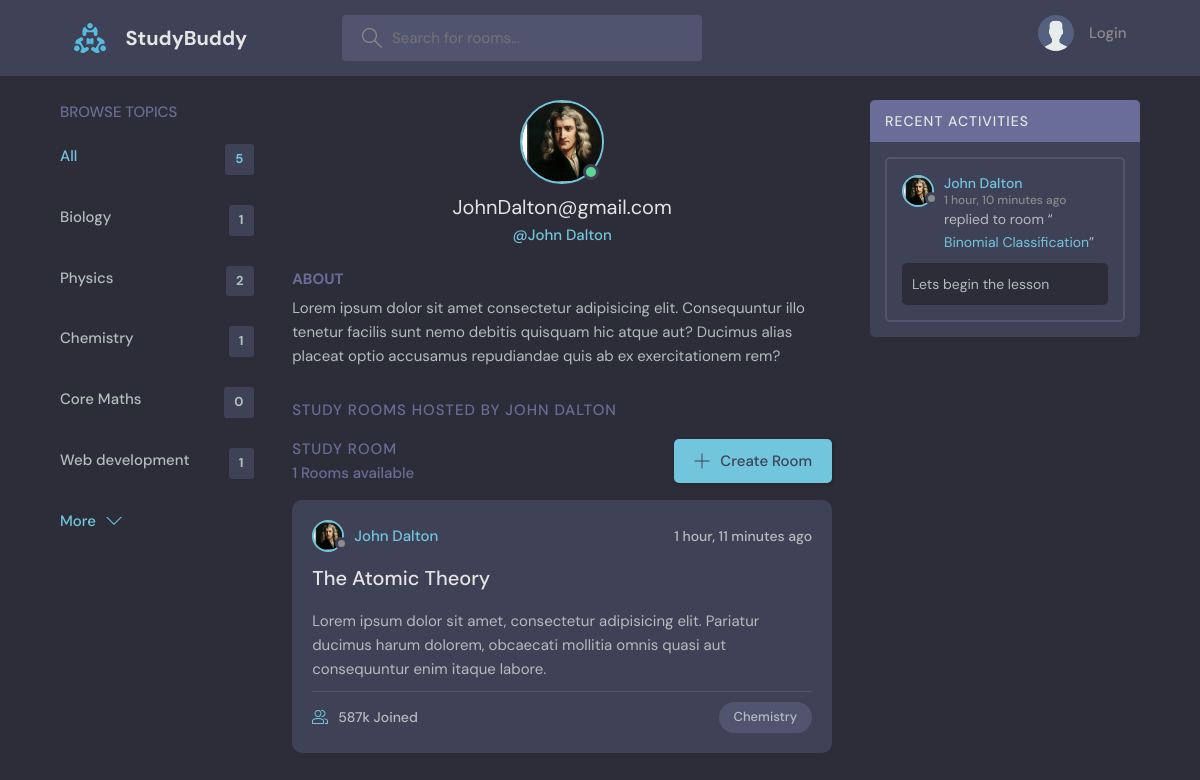
The page /profile/3 on the database its author committed.
### base/models.py (models this page shows)
class Topic(models.Model):
    name = models.CharField(max_length=200)
    def __str__(self):
        return self.name

class User(AbstractUser):
    full_name = models.CharField(max_length=200)
    username = models.CharField(max_length=200)
    email = models.EmailField(unique=True)
    bio = models.TextField(null=True, blank=True)
    avatar = models.ImageField(null=True, default="avatar.svg")
    USERNAME_FIELD = 'email'
    REQUIRED_FIELDS = ['username']
    def __str__(self):
        return self.username

class Room(models.Model):
    host = models.ForeignKey(User, on_delete=models.SET_NULL, null=True)
    topic = models.ForeignKey(Topic,  on_delete=models.SET_NULL, null=True)
    name = models.CharField(max_length=200, )
    participants = models.ManyToManyField(User, related_name='participants', blank=True)
    description = models.TextField(null=True, blank=True)
    updated = models.DateTimeField(auto_now=True)
    created = models.DateTimeField(auto_now_add=True)
    class Meta:
        ordering = ['-updated','-created']
    def __str__(self):
        return self.name

class Message(models.Model):
    user = models.ForeignKey(User, on_delete=models.CASCADE)
    room = models.ForeignKey(Room, on_delete=models.CASCADE)
    body = models.TextField()
    updated = models.DateTimeField(auto_now=True)
    created = models.DateTimeField(auto_now_add=True)
    class Meta:
        ordering = ['-updated','-created']
    def __str__(self):
        return self.body

### base/views.py (the view)
# urls.py: path('profile/<int:pk>', views.profile, name="profile"),
def profile(request, pk):
    topics = Topic.objects.all
    user = User.objects.get(id=pk)
    rooms = user.room_set.all()
    messages = user.message_set.all()
    room_count = rooms.count
    context = {'topics': topics, 'rooms': rooms, 'messages': messages, 'user':user , 'room_count':room_count}
    return render(request, 'base/profile.html', context)

### base/templates/base/profile.html (shortened to what this page needs)
{% extends 'main.html' %} {% block content %}
<main class="profile-page layout layout--3">
  <div class="container">
    {% include 'base/topic_component.html' %}
    <div>
    <div class="profile">
      <div class="profile__avatar">
        <div class="avatar avatar--large active">
          <img src="{{user.avatar.url}}" />
        </div>
      </div>
      <div class="profile__info">
        <h3>{{user.email}}</h3>
        <p>@{{user}}</p>
      </div>
      <div class="profile__about">
        <h3>About</h3>
        <p>
          Lorem ipsum dolor sit amet consectetur adipisicing elit. Consequuntur illo tenetur
          facilis sunt nemo debitis quisquam hic atque aut? Ducimus alias placeat optio
          accusamus repudiandae quis ab ex exercitationem rem?
        </p>
      </div>
    </div>
    <div class="roomList__header">
      <div>
        <h2>Study Rooms Hosted by {{user}}</a>
        </h2>
      </div>
    </div>
    {% include 'base/room_component.html' %}
    </div>
    {% include 'base/activity_component.html' %}
  </div>
</main>
{% endblock %}

### base/templates/base/topic_component.html
<div class="topics">
  <div class="topics__header">
    <h2>Browse Topics</h2>
  </div>
  <ul class="topics__list">
    <li>
      <a href="{% url 'home' %}" class="active"
        >All <span>{{topics.count}}</span></a
      >
    </li>
    {% for topic in topics %}
    <li>
      <a href="{% url 'home' %}?q={{topic}}">
        {{ topic }}<span>{{topic.room_set.all.count}}</span></a
      >
    </li>
    {% endfor %}
  </ul>
  <a class="btn btn--link" href="topics.html">
    More
    <svg
      version="1.1"
      xmlns="http://www.w3.org/2000/svg"
      width="32"
      height="32"
      viewBox="0 0 32 32"
    >
      <title>chevron-down</title>
      <path d="M16 21l-13-13h-3l16 16 16-16h-3l-13 13z"></path>
    </svg>
  </a>
</div>

### base/templates/base/room_component.html (shortened to what this page needs)
<div class="roomList">
  <div class="roomList__header">
    <div>
      <h2>Study Room</h2>
      <p>{{room_count}} Rooms available</p>
    </div>
    <a class="btn btn--main" href="{% url 'create-room' %}">
      <svg
        version="1.1"
        xmlns="http://www.w3.org/2000/svg"
        width="32"
        height="32"
        viewBox="0 0 32 32"
      >
        <title>add</title>
        <path
          d="M16.943 0.943h-1.885v14.115h-14.115v1.885h14.115v14.115h1.885v-14.115h14.115v-1.885h-14.115v-14.115z"
        ></path>
      </svg>
      Create Room
    </a>
  </div>
  {% for room in rooms %}
  <div class="roomListRoom">
    <div class="roomListRoom__header">
      <a href="{% url 'profile' room.host.id %}" class="roomListRoom__author">
        <div class="avatar avatar--small">
          <img src="{{room.host.avatar.url}}" />
        </div>
        <span>{{room.host}}</span>
      </a>
      <div class="roomListRoom__actions">
        <span>{{ room.created|timesince}} ago</span>
      </div>
    </div>
    <div class="roomListRoom__content">
      <a href="{% url 'room' room.id %}">{{room}}</a>
      <p>
        Lorem ipsum dolor sit amet, consectetur adipisicing elit. Pariatur
        ducimus harum dolorem, obcaecati mollitia omnis quasi aut consequuntur
        enim itaque labore.
      </p>
    </div>
    <div class="roomListRoom__meta">
      <a href="room.html" class="roomListRoom__joined">
        {{ room.participants.counts}}587k Joined
      </a>
      <p class="roomListRoom__topic">{{room.topic}}</p>
    </div>
  </div>
  {% endfor %}
</div>

### base/templates/base/activity_component.html (shortened to what this page needs)
<div class="activities">
  <div class="activities__header">
    <h2>Recent Activities</h2>
  </div>
  {% for message in messages %}
  <div class="activities__box">
    <div class="activities__boxHeader roomListRoom__header">
      <a
        href="{% url 'profile' message.user.id %}"
        class="roomListRoom__author"
      >
        <div class="avatar avatar--small">
          <img src="{{message.user.avatar.url}}" />
        </div>
        <p>
          {{message.user}}
          <span>{{message.created|timesince}} ago</span>
        </p>
      </a>
    </div>
    <div class="activities__boxContent">
      <p>
        replied to room “<a href="{% url 'room' message.room.id %}"
          >{{message.room}}</a
        >”
      </p>
      <div class="activities__boxRoomContent">{{message}}</div>
    </div>
  </div>
  {% endfor %}
</div>

### rows shown on the page
Topic: name "Biology", room_set.all.count "1"
Topic: name "Physics", room_set.all.count "2"
Topic: name "Chemistry", room_set.all.count "1"
Topic: name "Core Maths", room_set.all.count "0"
Topic: name "Web development", room_set.all.count "1"
User: avatar (picture), email "JohnDalton@gmail.com", username "John Dalton", username "JOHN DALTON", id "1"
Room: host.avatar (picture), host "John Dalton", created "1 hour, 11 minutes", name "The Atomic Theory", topic "Chemistry"
Message: user.avatar (picture), user "John Dalton", created "1 hour, 10 minutes", room "Binomial Classification", body "Lets begin the lesson"

### other values the page prints
{{ topics.count }} "5"
